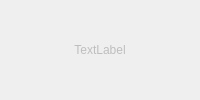
<?xml version="1.0" encoding="UTF-8"?>
<ui version="4.0">
 <class>TipWidget</class>
 <widget class="QWidget" name="TipWidget">
  <property name="windowModality">
   <enum>Qt::WindowModal</enum>
  </property>
  <property name="enabled">
   <bool>false</bool>
  </property>
  <property name="geometry">
   <rect>
    <x>0</x>
    <y>0</y>
    <width>200</width>
    <height>100</height>
   </rect>
  </property>
  <property name="sizePolicy">
   <sizepolicy hsizetype="Preferred" vsizetype="Preferred">
    <horstretch>0</horstretch>
    <verstretch>0</verstretch>
   </sizepolicy>
  </property>
  <property name="minimumSize">
   <size>
    <width>200</width>
    <height>100</height>
   </size>
  </property>
  <property name="maximumSize">
   <size>
    <width>200</width>
    <height>100</height>
   </size>
  </property>
  <property name="windowTitle">
   <string>提示</string>
  </property>
  <property name="windowIcon">
   <iconset>
    <normaloff>TWTools.ico</normaloff>TWTools.ico</iconset>
  </property>
  <property name="autoFillBackground">
   <bool>true</bool>
  </property>
  <layout class="QGridLayout" name="gridLayout">
   <item row="0" column="0">
    <widget class="QLabel" name="label">
     <property name="font">
      <font>
       <pointsize>9</pointsize>
       <weight>50</weight>
       <bold>false</bold>
      </font>
     </property>
     <property name="text">
      <string>TextLabel</string>
     </property>
     <property name="alignment">
      <set>Qt::AlignCenter</set>
     </property>
     <property name="wordWrap">
      <bool>true</bool>
     </property>
    </widget>
   </item>
  </layout>
 </widget>
 <resources/>
 <connections/>
</ui>
